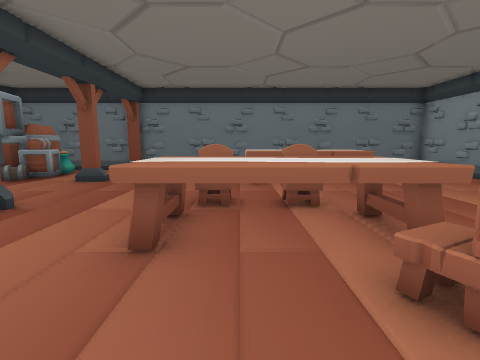
view 1 (above)

18 first-person views from a walk through a 3-D level made in the Unity game engine. The camera is 1.3 m above the floor, tilts 8° down and sees 85° across. The floor is counted in squares, 1 m on a side. Each view is taken from the middle of a square. On the plan, view 1 faces up. The plan holds only what a view shows up to about 13 squares ahead; the rest is blank. The place goes on beyond the plan. The player is left out.

view 2
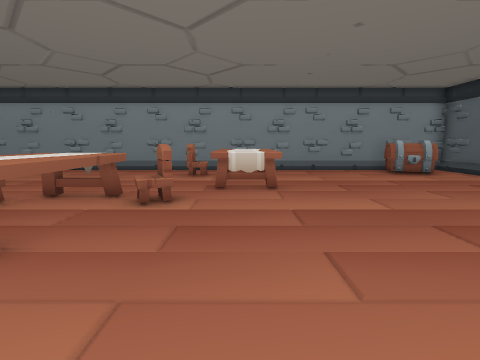

view 3
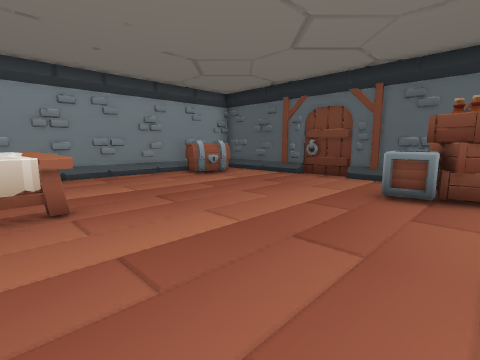

view 4
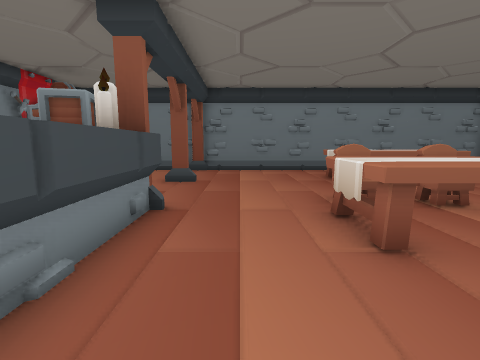

view 5
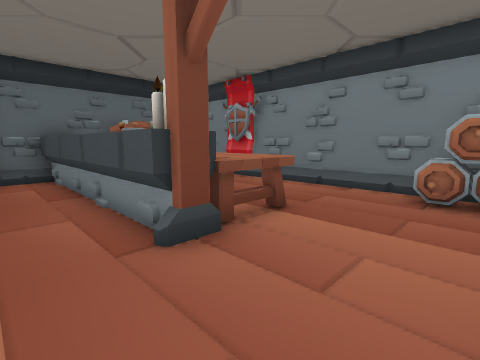

view 6
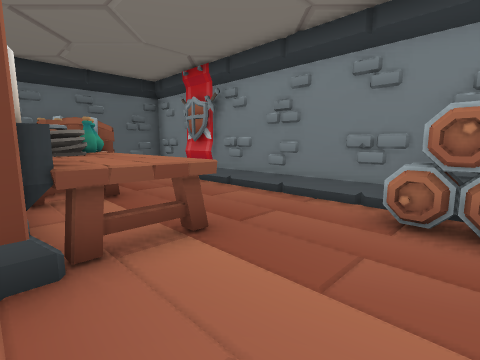

view 7
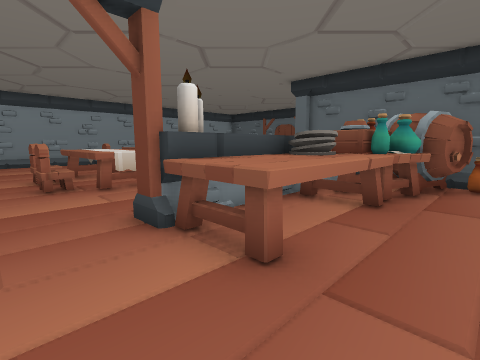

view 8
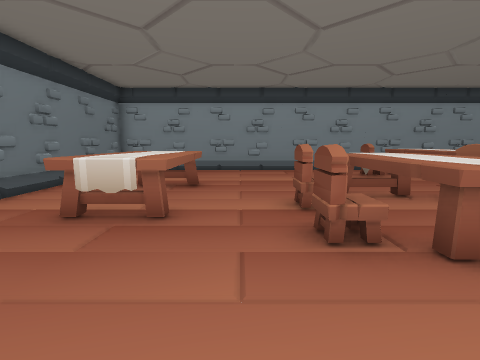

view 9
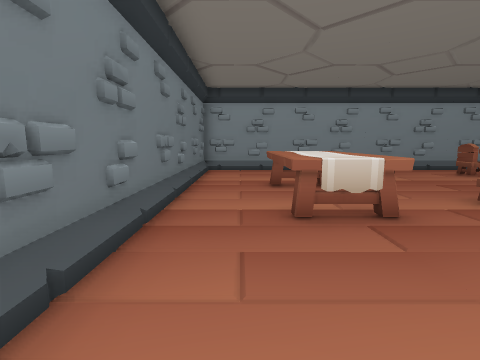

view 10
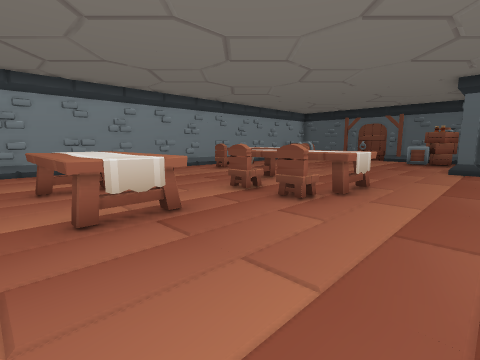

view 11
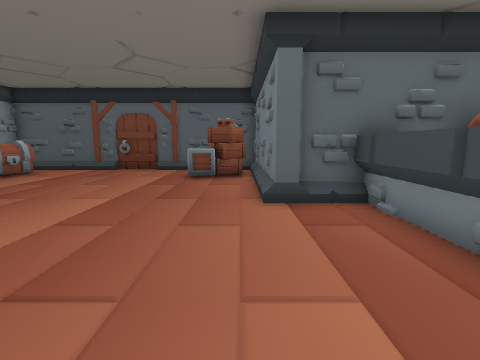

view 12
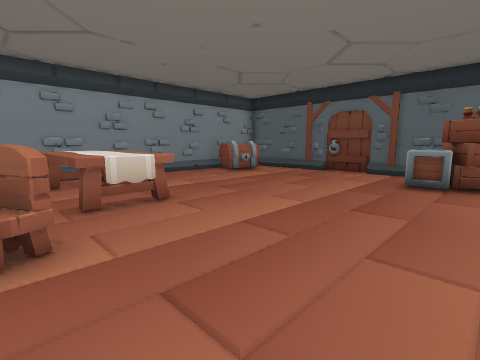

view 13
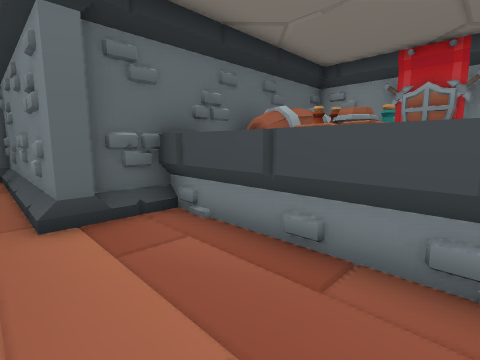

view 14
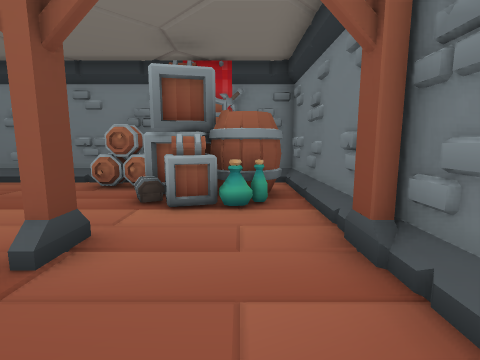

view 15
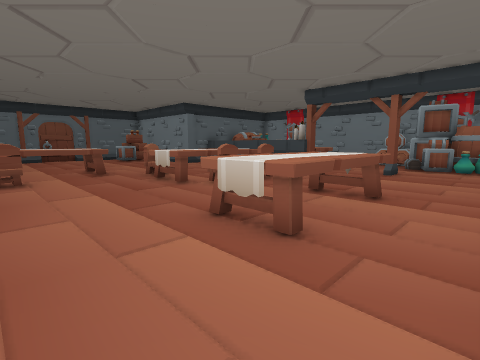

view 16
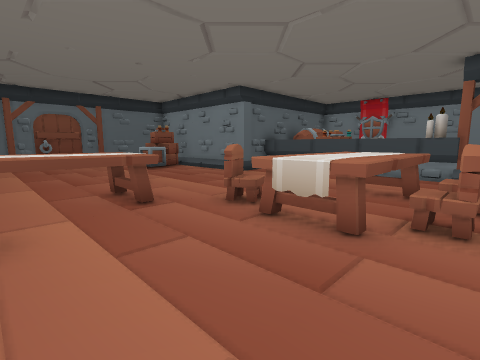

view 17
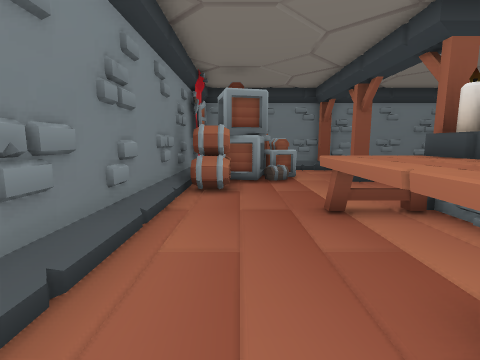

view 18
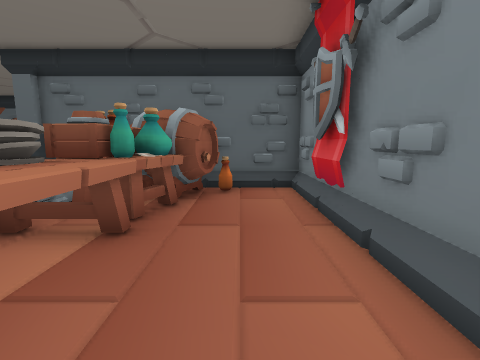

### Floor plan
Points are (right, up) in squares from view 1. A wall is a line through its corners. A room is listed if a view was taken in it or the views show most of it. See-through windows are left out.
Room 1 (views 1, 2, 3, 4, 5, 6, 7, 8, 9, 10, 11, 12, 13, 14, 15, 16, 17, 18)
walls: (-4.5, 3.6) (-4.5, -2.8); (-4.5, 4.9) (-5.5, 4.9); (-4.5, 5.2) (-4.5, 4.4); (-5.3, 4.5) (-5.3, 5.2); (-5.5, 1.6) (-5.5, 3.6); (-5.5, 4.4) (-5.5, 5.2) (-4.8, 5.2) (-4.8, 4.4); (-5.5, 0.1) (-5.5, 0.6); (-3.4, -2.5) (-2.8, -2.5) (-2.8, -9.8) (-2.1, -9.8); (-4.5, 8.7) (-5.5, 8.7); (-5.5, 8.9) (-4.5, 8.9); (-7.2, -2.7) (-3.2, -2.7); (-10.5, 3.9) (-10.5, -0.4); (-4.8, 12.4) (-5.2, 12.4); (-10.5, 1.2) (-10.4, 0.4); (-10.6, 1.3) (-10.2, 0.2); (-0.5, -9.8) (8.7, -9.8) (8.7, 12.7) (-10.8, 12.7) (-10.8, 12.2); (-10.8, 10.8) (-10.8, -2.7) (-8.1, -2.7); (3, -10) (3.4, -9.7)
low walls: (-4.8, 3.6) (-4.8, -2.8); (-5.3, 3) (-5.3, 3.5); (-5.3, -1.2) (-5.3, 0.4); (-3.5, 12.4) (-4.6, 12.4); (-10.5, 6) (-10.5, 4.1)
objects: other object (-10, 7) to (-10, 9); other object (-10, 9) to (-7, 12); bottle (-9, -2); other object (-8, -2) to (-6, 0); table (-7, 1) to (-6, 5); candle (-5, 4); crate (-2, -8) to (0, -7); table (-1, 3) to (2, 5); chair (0, 6); table (0, 8) to (4, 10); chair (1, 6); chair (2, 2); table (4, -1) to (7, 1); chair (6, 2) to (7, 2); chest (7, -8) to (8, -7)

Where each view was taken, in squares from view 1:
view 1: 0 up, 0 right, facing up
view 2: 0 up, 4 left, facing right
view 3: 0 up, 2 left, facing down-right
view 4: 0 up, 3 left, facing up
view 5: 8 up, 3 left, facing down-left
view 6: 8 up, 5 left, facing down-left
view 7: 7 up, 9 left, facing down-right
view 8: 7 up, 4 left, facing right
view 9: 11 up, 4 left, facing right
view 10: 11 up, 4 left, facing down-right
view 11: 3 up, 2 left, facing down
view 12: 2 up, 2 left, facing down-right
view 13: 2 up, 2 left, facing down-left
view 14: 11 up, 2 left, facing left
view 15: 12 up, 7 right, facing down-left
view 16: 6 up, 6 right, facing down-left
view 17: 0 up, 9 left, facing up
view 18: 5 up, 9 left, facing down
